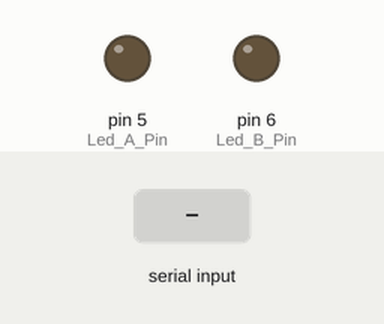
Bench run of a sketch on a simulated Arduino Uno, built with avr-gcc and run on an emulated ATmega328P. Shown: output pins drawn as LEDs (lit = HIGH). The inputs (shaded band) are chosen by the test bench.

Above: at 1.2 s.
1.3 s: "1" received over Serial
At 1.7 s:
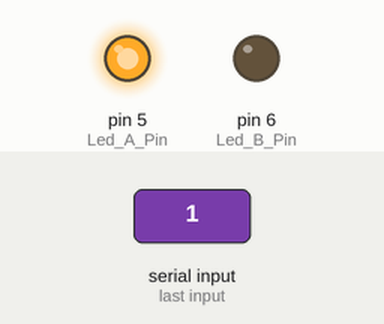
2.8 s: "2" received over Serial
At 4.0 s:
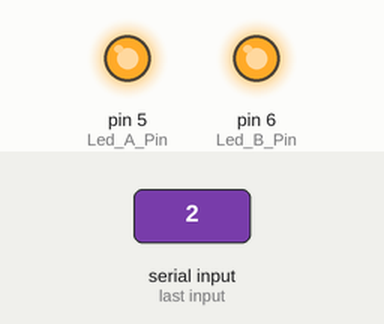
4.3 s: "0" received over Serial
At 5.2 s:
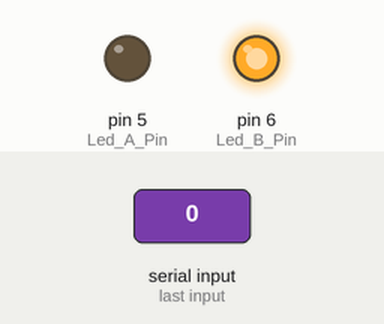
5.8 s: "3" received over Serial
At 6.3 s:
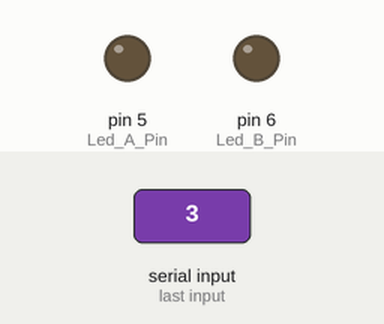
Timing chart, 0 to 8.3 s (numbered marks = the images above; inputs shaded):
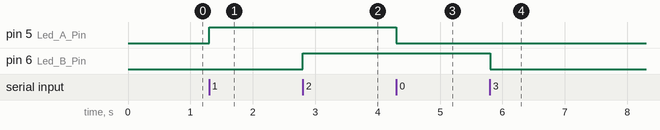

The sketch:

ArduinoLight.ino
```cpp
const int Led_A_Pin = 5;
const int Led_B_Pin = 6;


int LedASate = LOW;


int LedBSate = LOW;


void setup() {
  pinMode(Led_A_Pin, OUTPUT);
  pinMode(Led_B_Pin, OUTPUT);
  Serial.begin(9600);
}

void loop() {

 if (Serial.available() > 0) { // Si hay datos disponibles en la comunicación serial
    char data = Serial.read();
    if (data == '1') {
      LedASate = HIGH; // Encender el LED
    } else if (data == '0') {
      LedASate = LOW; // Apagar el LED
    } else if (data == '2'){
      LedBSate = HIGH; // Encerder el LED 2
    } else if (data == '3'){
      LedBSate = LOW; // Encerder el LED 2
    }
    digitalWrite(Led_A_Pin, LedASate); // Actualizar el estado del LED
    digitalWrite(Led_B_Pin, LedBSate); // Actualizar el estado del LED
  }

// Serial.print("Hola");
// Serial.println();
// delay(1500);

}
```

Measured:
- after the input at 1.3 s, pin 5 (Led_A_Pin): LOW → HIGH at once
- after the input at 2.8 s, pin 6 (Led_B_Pin): LOW → HIGH at once
- after the input at 4.3 s, pin 5 (Led_A_Pin): HIGH → LOW at once
- after the input at 5.8 s, pin 6 (Led_B_Pin): HIGH → LOW at once
